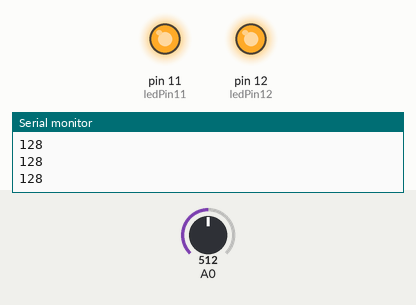
A sketch run on a simulated Arduino Uno, built with avr-gcc and run on an emulated ATmega328P. Parts: output pins drawn as LEDs (lit = HIGH), the last lines printed to the serial monitor. Dashed ring = blinking. The test bench sets the inputs (shaded band); at power-on: A0 = 512.

Above: at 1.2 s.
1.3 s: A0 set to 1001
2.8 s: A0 set to 1020
At 5.7 s:
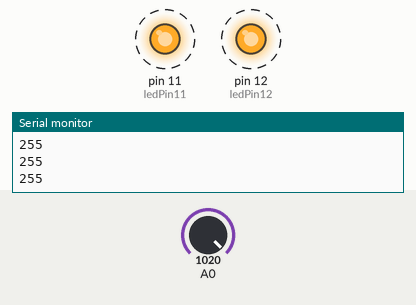
5.8 s: A0 set to 900
At 6.9 s:
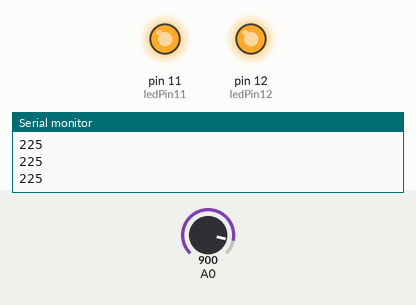
7.3 s: A0 set to 1023
At 7.41 s:
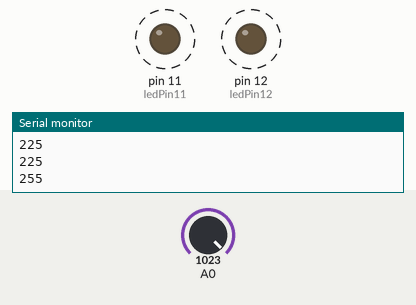
Timing chart, 0 to 11.3 s (numbered marks = the images above; inputs shaded):
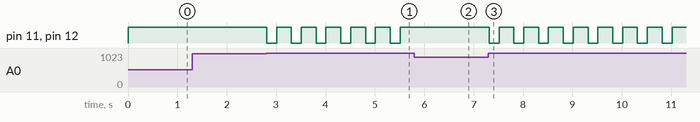

Measured:
- the behaviour switches between 1019 and 1020 on A0 (found by bisection; images 0 and 1)
- after the input at 2.8 s, pin 11 (ledPin11), pin 12 (ledPin12): alternates HIGH for 0.30 s and LOW for 0.20 s, starting at once
- after the input at 5.8 s, pin 11 (ledPin11), pin 12 (ledPin12): stops changing and stays HIGH
- after the input at 7.3 s, pin 11 (ledPin11), pin 12 (ledPin12): alternates HIGH for 0.30 s and LOW for 0.20 s, starting at once

The sketch:

Cam_bien_rung.ino
```cpp
int ledPin11 = 11;
int ledPin12 = 12;

int value = 0;
int pinCount = 0;
void setup() {
  // put your setup code here, to run once:
  pinMode(ledPin11, OUTPUT);
  digitalWrite(ledPin11, HIGH);
  pinMode(ledPin12, OUTPUT);
  digitalWrite(ledPin12, HIGH);
  Serial.begin(9600);
}

void loop() {
  // put your main code here, to run repeatedly:

  value = analogRead(A0);

  //khi rung, value ~ 1023 1024
  value = value / 4;
  Serial.println(value);

  if (value >= 255) {
    digitalWrite(ledPin11, LOW);
    digitalWrite(ledPin12, LOW);
    delay(200);

    digitalWrite(ledPin11, HIGH);
    digitalWrite(ledPin12, HIGH);
    delay(200);


  }

  delay(100);
}
```
